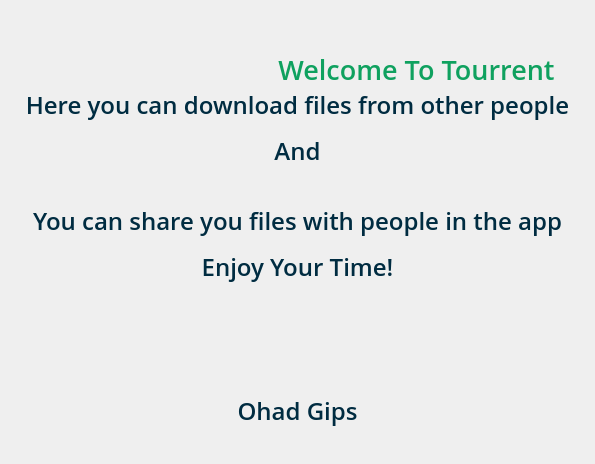
         <widget class="QWidget" name="home_page">
          <layout class="QGridLayout" name="gridLayout_2">
           <property name="leftMargin">
            <number>0</number>
           </property>
           <property name="topMargin">
            <number>0</number>
           </property>
           <property name="rightMargin">
            <number>0</number>
           </property>
           <property name="bottomMargin">
            <number>0</number>
           </property>
           <property name="spacing">
            <number>0</number>
           </property>
           <item row="0" column="0">
            <layout class="QVBoxLayout" name="verticalLayout_7">
             <item>
              <layout class="QVBoxLayout" name="verticalLayout_6">
               <item>
                <layout class="QHBoxLayout" name="horizontalLayout_5">
                 <property name="topMargin">
                  <number>20</number>
                 </property>
                 <item>
                  <spacer name="horizontalSpacer_5">
                   <property name="orientation">
                    <enum>Qt::Horizontal</enum>
                   </property>
                   <property name="sizeHint" stdset="0">
                    <size>
                     <width>278</width>
                     <height>20</height>
                    </size>
                   </property>
                  </spacer>
                 </item>
                 <item>
                  <widget class="QLabel" name="label_3">
                   <property name="font">
                    <font>
                     <pointsize>20</pointsize>
                    </font>
                   </property>
                   <property name="text">
                    <string/>
                   </property>
                   <property name="pixmap">
                    <pixmap resource="../icons.qrc">:/icons/icons/pngwing.com (1).png</pixmap>
                   </property>
                   <property name="alignment">
                    <set>Qt::AlignCenter</set>
                   </property>
                  </widget>
                 </item>
                 <item>
                  <spacer name="horizontalSpacer_6">
                   <property name="orientation">
                    <enum>Qt::Horizontal</enum>
                   </property>
                   <property name="sizeHint" stdset="0">
                    <size>
                     <width>40</width>
                     <height>20</height>
                    </size>
                   </property>
                  </spacer>
                 </item>
                </layout>
               </item>
               <item>
                <layout class="QHBoxLayout" name="horizontalLayout_6">
                 <item>
                  <spacer name="horizontalSpacer_3">
                   <property name="orientation">
                    <enum>Qt::Horizontal</enum>
                   </property>
                   <property name="sizeHint" stdset="0">
                    <size>
                     <width>278</width>
                     <height>20</height>
                    </size>
                   </property>
                  </spacer>
                 </item>
                 <item>
                  <widget class="QLabel" name="label">
                   <property name="font">
                    <font>
                     <family>Open Sans Semibold</family>
                     <pointsize>20</pointsize>
                     <weight>7</weight>
                     <italic>false</italic>
                     <bold>false</bold>
                    </font>
                   </property>
                   <property name="styleSheet">
                    <string notr="true">QLabel {
font: 63 20pt &quot;Open Sans Semibold&quot;;
}</string>
                   </property>
                   <property name="text">
                    <string>&lt;html&gt;&lt;head/&gt;&lt;body&gt;&lt;p&gt;&lt;span style=&quot; color:#0fa15f;&quot;&gt;Welcome To Tourrent&lt;/span&gt;&lt;/p&gt;&lt;/body&gt;&lt;/html&gt;</string>
                   </property>
                   <property name="alignment">
                    <set>Qt::AlignCenter</set>
                   </property>
                  </widget>
                 </item>
                 <item>
                  <spacer name="horizontalSpacer_4">
                   <property name="orientation">
                    <enum>Qt::Horizontal</enum>
                   </property>
                   <property name="sizeHint" stdset="0">
                    <size>
                     <width>40</width>
                     <height>20</height>
                    </size>
                   </property>
                  </spacer>
                 </item>
                </layout>
               </item>
              </layout>
             </item>
             <item>
              <widget class="QLabel" name="label_4">
               <property name="font">
                <font>
                 <family>Open Sans Semibold</family>
                 <pointsize>20</pointsize>
                 <weight>7</weight>
                 <italic>false</italic>
                 <bold>false</bold>
                </font>
               </property>
               <property name="layoutDirection">
                <enum>Qt::LeftToRight</enum>
               </property>
               <property name="styleSheet">
                <string notr="true">QLabel {
font: 63 20pt &quot;Open Sans Semibold&quot;;
}</string>
               </property>
               <property name="text">
                <string>&lt;!DOCTYPE HTML PUBLIC &quot;-//W3C//DTD HTML 4.0//EN&quot; &quot;http://www.w3.org/TR/REC-html40/strict.dtd&quot;&gt;
&lt;html&gt;&lt;head&gt;&lt;meta name=&quot;qrichtext&quot; content=&quot;1&quot; /&gt;&lt;style type=&quot;text/css&quot;&gt;
p, li { white-space: pre-wrap; }
&lt;/style&gt;&lt;/head&gt;&lt;body style=&quot; font-family:'Open Sans Semibold'; font-size:20pt; font-weight:400; font-style:normal;&quot;&gt;
&lt;p align=&quot;center&quot; style=&quot; margin-top:12px; margin-bottom:12px; margin-left:0px; margin-right:0px; -qt-block-indent:0; text-indent:0px;&quot;&gt;&lt;span style=&quot; font-size:18pt; color:#002c41;&quot;&gt;Here you can download files from other people&lt;/span&gt;&lt;/p&gt;
&lt;p align=&quot;center&quot; style=&quot; margin-top:12px; margin-bottom:12px; margin-left:0px; margin-right:0px; -qt-block-indent:0; text-indent:0px;&quot;&gt;&lt;span style=&quot; font-size:18pt; color:#002c41;&quot;&gt;And&lt;br /&gt;&lt;br /&gt;You can share you files with people in the app&lt;/span&gt;&lt;/p&gt;
&lt;p align=&quot;center&quot; style=&quot; margin-top:12px; margin-bottom:12px; margin-left:0px; margin-right:0px; -qt-block-indent:0; text-indent:0px;&quot;&gt;&lt;span style=&quot; font-size:18pt; color:#002c41;&quot;&gt;Enjoy Your Time!&lt;br /&gt;&lt;br /&gt;&lt;br /&gt;&lt;br /&gt;Ohad Gips&lt;br /&gt;&lt;/span&gt;&lt;/p&gt;&lt;/body&gt;&lt;/html&gt;</string>
               </property>
               <property name="alignment">
                <set>Qt::AlignCenter</set>
               </property>
              </widget>
             </item>
            </layout>
           </item>
          </layout>
         </widget>
